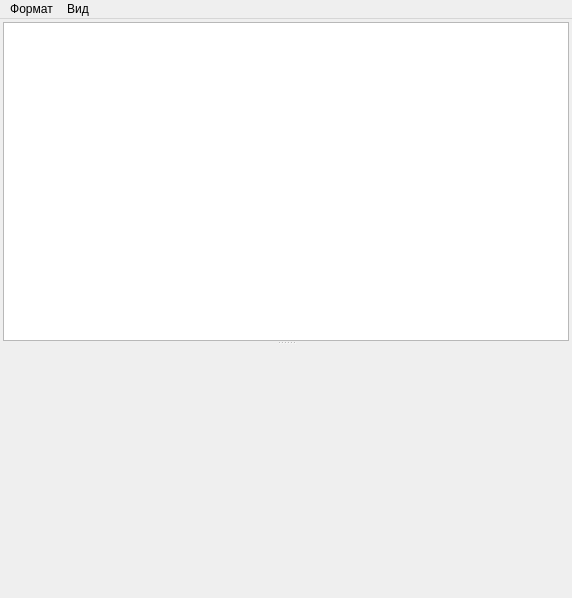
<ui version="4.0" >
 <class>MBMasterSlotWidget</class>
 <widget class="QMainWindow" name="MBMasterSlotWidget" >
  <property name="geometry" >
   <rect>
    <x>0</x>
    <y>0</y>
    <width>572</width>
    <height>598</height>
   </rect>
  </property>
  <property name="windowTitle" >
   <string>MainWindow</string>
  </property>
  <widget class="QWidget" name="centralwidget" >
   <layout class="QVBoxLayout" >
    <property name="spacing" >
     <number>3</number>
    </property>
    <property name="leftMargin" >
     <number>3</number>
    </property>
    <property name="topMargin" >
     <number>3</number>
    </property>
    <property name="rightMargin" >
     <number>3</number>
    </property>
    <property name="bottomMargin" >
     <number>3</number>
    </property>
    <item>
     <widget class="QSplitter" name="splitter" >
      <property name="orientation" >
       <enum>Qt::Vertical</enum>
      </property>
      <property name="childrenCollapsible" >
       <bool>false</bool>
      </property>
      <widget class="MKTable" name="tw" >
       <property name="sizePolicy" >
        <sizepolicy vsizetype="Preferred" hsizetype="Preferred" >
         <horstretch>0</horstretch>
         <verstretch>0</verstretch>
        </sizepolicy>
       </property>
       <property name="minimumSize" >
        <size>
         <width>0</width>
         <height>150</height>
        </size>
       </property>
      </widget>
      <widget class="QwtPlot" name="plot" >
       <property name="sizePolicy" >
        <sizepolicy vsizetype="Preferred" hsizetype="Preferred" >
         <horstretch>0</horstretch>
         <verstretch>0</verstretch>
        </sizepolicy>
       </property>
       <property name="minimumSize" >
        <size>
         <width>0</width>
         <height>150</height>
        </size>
       </property>
      </widget>
     </widget>
    </item>
   </layout>
  </widget>
  <widget class="QMenuBar" name="menubar" >
   <property name="geometry" >
    <rect>
     <x>0</x>
     <y>0</y>
     <width>572</width>
     <height>19</height>
    </rect>
   </property>
   <widget class="QMenu" name="menu" >
    <property name="title" >
     <string>Формат</string>
    </property>
    <addaction name="action_format_dec" />
    <addaction name="action_format_unsigned" />
    <addaction name="action_format_hex" />
    <addaction name="action_format_bin" />
    <addaction name="action_format_float" />
    <addaction name="separator" />
    <addaction name="action_format_text_cp1251" />
    <addaction name="action_format_text_866" />
    <addaction name="action_format_text_KOI8_R" />
   </widget>
   <widget class="QMenu" name="menu_2" >
    <property name="title" >
     <string>Вид</string>
    </property>
    <addaction name="action_view_table" />
    <addaction name="action_view_plot" />
   </widget>
   <addaction name="menu" />
   <addaction name="menu_2" />
  </widget>
  <action name="action_format_dec" >
   <property name="checkable" >
    <bool>true</bool>
   </property>
   <property name="text" >
    <string>Десятичный</string>
   </property>
  </action>
  <action name="action_format_hex" >
   <property name="checkable" >
    <bool>true</bool>
   </property>
   <property name="text" >
    <string>Шестнадцатиричный</string>
   </property>
  </action>
  <action name="action_format_bin" >
   <property name="checkable" >
    <bool>true</bool>
   </property>
   <property name="text" >
    <string>Двоичный</string>
   </property>
  </action>
  <action name="action_format_text_cp1251" >
   <property name="checkable" >
    <bool>true</bool>
   </property>
   <property name="text" >
    <string>Текст (CP-1251)</string>
   </property>
  </action>
  <action name="action_format_text_866" >
   <property name="checkable" >
    <bool>true</bool>
   </property>
   <property name="text" >
    <string>Текст (866)</string>
   </property>
  </action>
  <action name="action_format_unsigned" >
   <property name="checkable" >
    <bool>true</bool>
   </property>
   <property name="text" >
    <string>Десятичный беззнаковый</string>
   </property>
  </action>
  <action name="action_view_plot" >
   <property name="checkable" >
    <bool>true</bool>
   </property>
   <property name="text" >
    <string>График</string>
   </property>
  </action>
  <action name="action_format_text_KOI8_R" >
   <property name="checkable" >
    <bool>true</bool>
   </property>
   <property name="text" >
    <string>Текст (KOI8-R)</string>
   </property>
  </action>
  <action name="action_format_float" >
   <property name="checkable" >
    <bool>true</bool>
   </property>
   <property name="text" >
    <string>Вещественный</string>
   </property>
  </action>
  <action name="action_format_options" >
   <property name="text" >
    <string>Настройка точности</string>
   </property>
  </action>
  <action name="action_view_table" >
   <property name="checkable" >
    <bool>true</bool>
   </property>
   <property name="checked" >
    <bool>true</bool>
   </property>
   <property name="text" >
    <string>Таблица</string>
   </property>
  </action>
 </widget>
 <customwidgets>
  <customwidget>
   <class>QwtPlot</class>
   <extends>QFrame</extends>
   <header>qwt_plot.h</header>
  </customwidget>
  <customwidget>
   <class>MKTable</class>
   <extends>QTableWidget</extends>
   <header>mktable.h</header>
  </customwidget>
 </customwidgets>
 <resources/>
 <connections/>
</ui>
